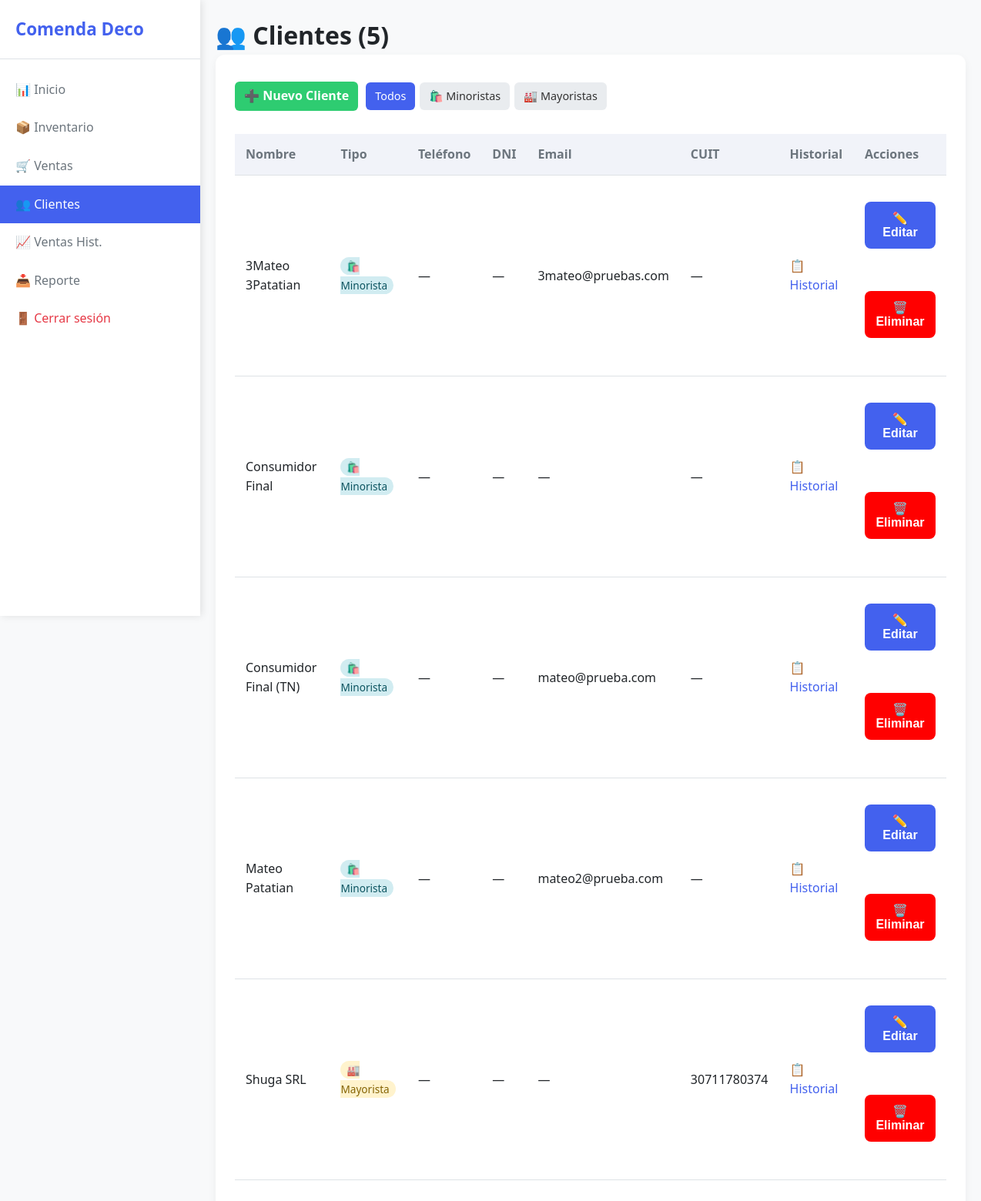
Screenshot of /clientes (signed in) with the database file from the repository.
### tables this page shows
CREATE TABLE clientes (
                    id INTEGER PRIMARY KEY AUTOINCREMENT,
                    nombre TEXT NOT NULL,
                    telefono TEXT, cuit TEXT, dni TEXT, email TEXT, tipo INTEGER DEFAULT 0);

### routes/clientes.py (the view)
@clientes_bp.route('/clientes')
@login_required
def clientes():
    page        = request.args.get('page', 1, type=int)
    tipo_filtro = request.args.get('tipo', '')  # '' | '0' | '1'
    conn        = get_conn()
    condicion = ""
    params    = []
    if tipo_filtro in ('0', '1'):
        condicion = "WHERE tipo = ?"
        params.append(int(tipo_filtro))
    total = conn.execute(f"SELECT COUNT(*) FROM clientes {condicion}", params).fetchone()[0]
    offset = (page - 1) * 20
    lista = conn.execute(
        f"SELECT * FROM clientes {condicion} ORDER BY nombre LIMIT 20 OFFSET ?",
        (*params, offset)
    ).fetchall()
    conn.close()
    total_pages = (total + 19) // 20
    return render_template('clientes.html', clientes=lista, page=page,
                           total_pages=total_pages, total=total,
                           tipo_filtro=tipo_filtro)

### models.py (called while the page is built)
def get_conn():
    conn = sqlite3.connect(DB_PATH)
    conn.row_factory = sqlite3.Row
    return conn

### routes/__init__.py (called while the page is built)
def login_required(f):
    @wraps(f)
    def decorated_function(*args, **kwargs):
        if 'user_id' not in session:
            return redirect(url_for('auth.login'))
        return f(*args, **kwargs)
    return decorated_function

### templates/clientes.html (shortened to what this page needs)
<!DOCTYPE html>
<html>
<head>
  <link rel="stylesheet" href="{{ url_for('static', filename='style.css') }}">
</head>
<body>
  <div class="layout">
    <div class="sidebar">
      <h2><span>Comenda Deco</span></h2>
      <a href="/"><span>📊 Inicio</span></a>
      <a href="/inventario"><span>📦 Inventario</span></a>
      <a href="/ventas"><span>🛒 Ventas</span></a>
      <a href="/clientes" class="active"><span>👥 Clientes</span></a>
      <a href="/ventas_historial"><span>📈 Ventas Hist.</span></a>
      <a href="/reporte/excel"><span>📥 Reporte</span></a>
      <a href="/logout" style="margin-top: auto; color: #e63946;"><span>🚪 Cerrar sesión</span></a>
    </div>
    <div class="main-content">
      <h1>👥 Clientes ({{ total }})</h1>
      <main>
        <div style="display: flex; gap: 10px; flex-wrap: wrap; align-items: center; margin-bottom: 16px;">
          <a href="/nuevo_cliente" class="back-link" style="background: #2ecc71; color: white; padding: 6px 12px; border-radius: 6px; text-decoration: none;">➕ Nuevo Cliente</a>
          <div style="display: flex; gap: 6px;">
            <a href="{{ url_for('clientes.clientes') }}"
               style="padding: 6px 12px; border-radius: 6px; text-decoration: none; font-size: 0.9em;
                      background: {{ '#4361ee' if tipo_filtro == '' else '#e9ecef' }};
                      color: {{ 'white' if tipo_filtro == '' else '#333' }};">
              Todos
            </a>
            <a href="{{ url_for('clientes.clientes', tipo=0) }}"
               style="padding: 6px 12px; border-radius: 6px; text-decoration: none; font-size: 0.9em;
                      background: {{ '#4361ee' if tipo_filtro == '0' else '#e9ecef' }};
                      color: {{ 'white' if tipo_filtro == '0' else '#333' }};">
              🛍️ Minoristas
            </a>
            <a href="{{ url_for('clientes.clientes', tipo=1) }}"
               style="padding: 6px 12px; border-radius: 6px; text-decoration: none; font-size: 0.9em;
                      background: {{ '#4361ee' if tipo_filtro == '1' else '#e9ecef' }};
                      color: {{ 'white' if tipo_filtro == '1' else '#333' }};">
              🏭 Mayoristas
            </a>
          </div>
        </div>
        {% if clientes %}
          <table>
            <thead>
              <tr>
                <th>Nombre</th>
                <th>Tipo</th>
                <th>Teléfono</th>
                <th>DNI</th>
                <th>Email</th>
                <th>CUIT</th>
                <th>Historial</th>
                <th>Acciones</th>
              </tr>
            </thead>
            <tbody>
              {% for c in clientes %}
              <tr>
                <td data-label="Nombre">{{ c['nombre'] }}</td>
                <td data-label="Tipo">
                  {% if c['tipo'] == 1 %}
                    <span style="background:#fff3cd; color:#856404; padding:2px 8px; border-radius:12px; font-size:0.85em;">🏭 Mayorista</span>
                  {% else %}
                    <span style="background:#d1ecf1; color:#0c5460; padding:2px 8px; border-radius:12px; font-size:0.85em;">🛍️ Minorista</span>
                  {% endif %}
                </td>
                <td data-label="Teléfono">{{ c['telefono'] or '—' }}</td>
                <td data-label="DNI">{{ c['dni'] or '—' }}</td>
                <td data-label="Email">{{ c['email'] or '—' }}</td>
                <td data-label="CUIT">{{ c['cuit'] or '—' }}</td>
                <td data-label="Historial">
                  <a href="/cliente/{{ c['id'] }}" style="color: #4361ee; text-decoration: none;">📋 Historial</a>
                </td>
                <td data-label="Acciones">
                  <form action="/editar_cliente/{{ c['id'] }}" method="get" style="display: inline-block;">
                    <button type="submit" class="btn-small btn-edit" style="background-color: #4361ee;">✏️ Editar</button>
                  </form>
                  <form action="/eliminar_cliente/{{ c['id'] }}" method="post" style="display: inline-block;">
                    <button type="submit" class="btn-small btn-delete" style="background-color: red;"
                      onclick="return confirm('¿Confirma que desea eliminar este cliente?');">🗑️ Eliminar</button>
                  </form>
                </td>
              </tr>
              {% endfor %}
            </tbody>
          </table>
        {% else %}
          <p>No hay clientes registrados.</p>
        {% endif %}
      </main>
    </div>
  </div>
</body>
</html>

### static/style.css (style rules this page uses)
:root { --primary: #4361ee; --primary-dark: #3a56d4; --success: #2ecc71; --danger: #e63946; --light: #f8f9fa; --dark: #212529; --gray: #6c757d; --border: #dee2e6; }
* { margin: 0; padding: 0; box-sizing: border-box; }
body { font-family: 'Segoe UI', Tahoma, Geneva, Verdana, sans-serif; background-color: var(--light); color: var(--dark); line-height: 1.6; }
main { background: white; border-radius: 12px; padding: 25px; box-shadow: 0 4px 12px rgba(0,0,0,0.05); }
h2 { margin-bottom: 20px; color: var(--dark); font-size: 1.6rem; }
form { margin: 20px 0; }
form input, form select, form button { width: 100%; padding: 12px; margin-bottom: 15px; border: 1px solid var(--border); border-radius: 8px; font-size: 1rem; }
form button { background: var(--primary); color: white; border: none; cursor: pointer; font-weight: 600; transition: background 0.3s; }
table { width: 100%; border-collapse: collapse; margin: 20px 0; }
table th, table td { padding: 14px; text-align: left; border-bottom: 1px solid var(--border); }
table th { background: #f1f3f9; font-weight: 600; color: var(--gray); }
.back-link { display: inline-block; margin: 10px 0; color: var(--primary); text-decoration: none; font-weight: 600; }
.layout { display: flex; min-height: 100vh; }
.sidebar { width: 260px; background: white; box-shadow: 2px 0 10px rgba(0,0,0,0.1); padding: 20px 0; position: fixed; top: 0; left: 0; height: 100vh; overflow-y: auto; z-index: 1000; transition: transform 0.3s ease; }
.sidebar h2 { padding: 0 20px 20px; font-size: 1.4rem; color: var(--primary); border-bottom: 1px solid var(--border); margin-bottom: 15px; }
.sidebar a { display: flex; align-items: center; padding: 12px 20px; text-decoration: none; color: var(--gray); transition: all 0.2s; }
.sidebar a:hover, .sidebar a.active { background: var(--primary); color: white; }
.main-content { flex: 1; margin-left: 260px; padding: 20px; }

### rows the page displays
clientes: nombre "3Mateo 3Patatian", tipo "🛍️ Minorista", telefono "—", c "—", email "3mateo@pruebas.com"
clientes: nombre "Consumidor Final", tipo "🛍️ Minorista", telefono "—", c "—", cuit "—"
clientes: nombre "Consumidor Final (TN)", tipo "🛍️ Minorista", telefono "—", c "—", email "mateo@prueba.com"
clientes: nombre "Mateo Patatian", tipo "🛍️ Minorista", telefono "—", c "—", email "mateo2@prueba.com"
clientes: nombre "Shuga SRL", tipo "🏭 Mayorista", telefono "—", dni "—", email "—", cuit "30711780374"

### other values shown
{{ total }} "5"
